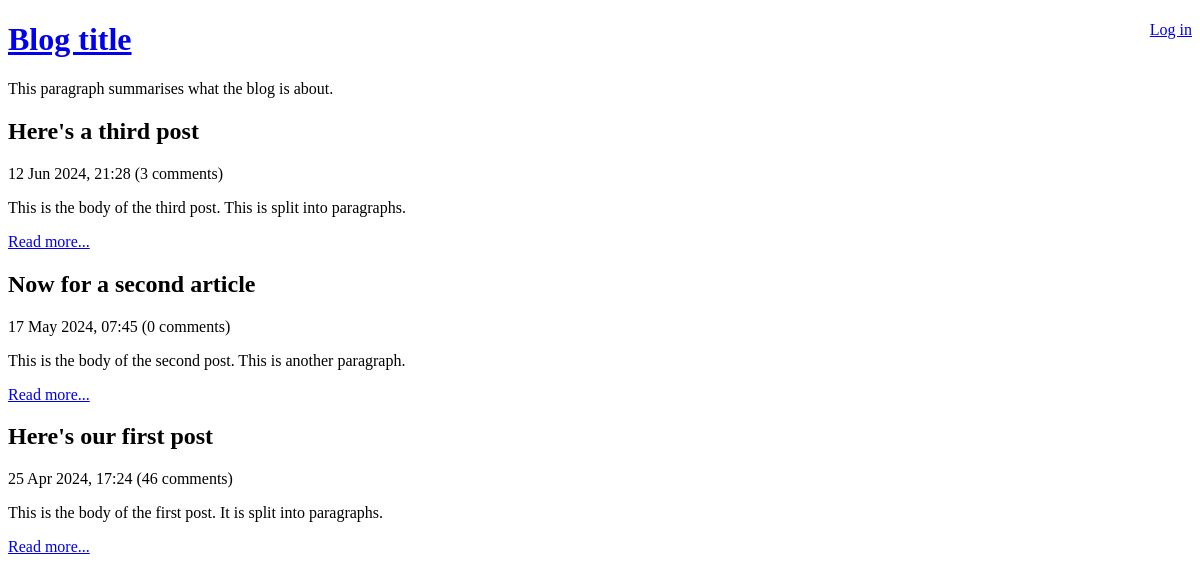
Before: / with the older database file.
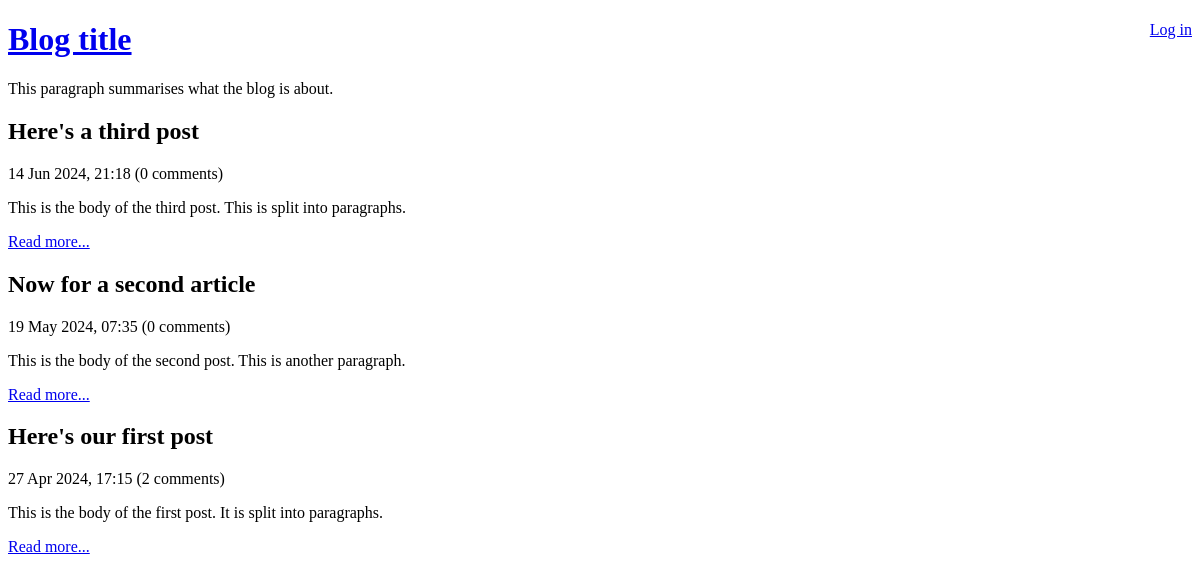
After: the same page with the newer database file.
### tables this page shows
CREATE TABLE post (
	id INTEGER PRIMARY KEY AUTOINCREMENT NOT NULL,
	title VARCHAR NOT NULL,
	body VARCHAR NOT NULL,
	user_id INTEGER NOT NULL,
	created_at VARCHAR NOT NULL,
	updated_at VARCHAR
);

### lib/common.php (called while the page is built, shortened)
<?php
function getRootPath()
{
    return realpath(__DIR__ . '/..');
}
function getDatabasePath()
{
    return getRootPath() . '/data/data.sqlite';
}
function getDsn()
{
    return 'sqlite:' . getDatabasePath();
}
function getPDO()
{
    return new PDO(getDsn());
}
function htmlEscape($html)
{
    return htmlspecialchars($html, ENT_HTML5, 'UTF-8');
}
function convertSqlDate($sqlDate)
{
    $date = DateTime::createFromFormat('Y-m-d H:i:s', $sqlDate);
    return $date->format('d M Y, H:i');
}
function countCommentsForPost($postId)
{
    $pdo = getPDO();
    $sql = "
        SELECT
            COUNT(*) c
        FROM
            comment
        WHERE
            post_id = :post_id
    ";
    $stmt = $pdo->prepare($sql);
    $stmt->execute(
        array('post_id' => $postId, )
    );
    return (int) $stmt->fetchColumn();
}

### index.php (the view, shortened to what this page needs)
<?php
require_once 'lib/common.php';
$pdo = getPDO();
$stmt = $pdo->query(
    'SELECT
        id, title, created_at, body
    FROM
        post
    ORDER BY
        created_at DESC'
);
?>
<!DOCTYPE html>
<html>
    <head>
    </head>
    <body>
        <?php require 'templates/title.php' ?>
        <?php while ($row = $stmt->fetch(PDO::FETCH_ASSOC)): ?>
            <h2>
                <?php echo htmlEscape($row['title']) ?>
            </h2>
            <div>
                <?php echo convertSqlDate($row['created_at']) ?>
                (<?php echo countCommentsForPost($row['id']) ?> comments)
            </div>
            <p>
                <?php echo htmlEscape($row['body']) ?>
            </p>
            <p>
                <a
                    href="view-post.php?post_id=<?php echo $row['id'] ?>"
                >Read more...</a>
            </p>
        <?php endwhile ?>
    </body>
</html>

Changed rows visible on the page:
changed post "Here's a third post": created_at "12 Jun 2024, 21:28" → "14 Jun 2024, 21:18"; id "3" → "0"
changed post "Now for a second article": created_at "17 May 2024, 07:45" → "19 May 2024, 07:35"
changed post "Here's our first post": created_at "25 Apr 2024, 17:24" → "27 Apr 2024, 17:15"; id "46" → "2"
